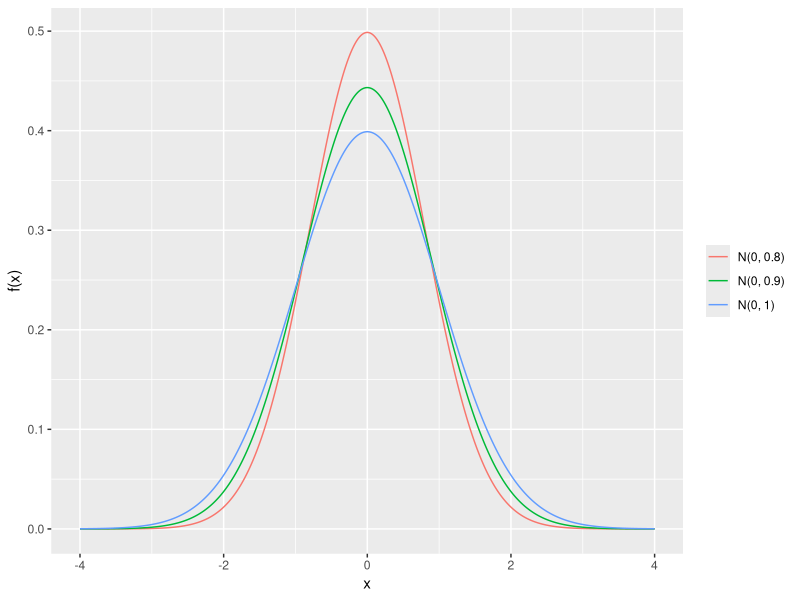

Source code (R):
## ---- chunk 1
#| echo: true
#| warning: false
#| message: false
library(ggplot2)
a <- seq(-4, 4, by = 0.001)
n <- length(a)
dados <- data.frame(
  distri = rep(c("N(0, 1)", "N(0, 0.9)", "N(0, 0.8)"), each = n),
  x = rep(a, 3),
  y = c(dnorm(a), dnorm(a, 0, 0.9), dnorm(a, 0, 0.8)))
ggplot(data = dados) + geom_line(aes(x, y, color = distri)) + 
  ylab("f(x)") + 
  theme(legend.title = element_blank()) 
## ---- chunk 2
#| echo: true
#| warning: false
#| message: false
library(car)
lin_estimator <- function(Z, X, Y) {
  X <- scale(X)
  n <- length(Y)
  p <- ncol(X)
  
  modelo <- lm(Y ~ Z*X)
  tau_lin <- coef(modelo)[2]
  v_ehw <- hccm(modelo)[2, 2]
  
  aux_beta <- matrix(coef(modelo)[-(1:(p + 2))], ncol = 1)
  v_super_pop <- v_ehw + t(aux_beta) %*% cov(X) %*% aux_beta / n
  
  out <- c(tau_lin, sqrt(v_ehw), sqrt(v_super_pop))
  return(out)
}
## ---- chunk 3
#| echo: true
#| warning: false
#| message: false
n <- 500
mc <- 2000

resultado <- matrix(NA, ncol = 3, nrow = mc)
for (i in 1:mc) {
  X <- matrix(rnorm(2*n), ncol = 2)
  Y1 <- X[, 1] + X[, 1]^2 + runif(n, -0.5, 0.5)
  Y0 <- X[, 2] + X[, 2]^2 + runif(n, -1, 1)
  Z <- rbinom(n, 1, 0.6)
  Y <- Z * Y1 + (1 - Z) * Y0
  resultado[i, ] <- lin_estimator(Z, X, Y)
}
## ---- chunk 4
#| echo: true
# Vies
mean(resultado[, 1])
# Desvio padrão empírico
sd(resultado[, 1])
# Desvio padrão EHW
mean(resultado[, 2])
# Desvio padrão EHW +  correção
mean(resultado[, 3])
# Cobertura: Intervalos EHW
mean((resultado[, 1] - 1.96*resultado[, 2]) * (resultado[, 1] + 1.96*resultado[, 2]) <= 0)
# Cobertura: Intervalos EHW +  correção
mean((resultado[, 1] - 1.96*resultado[, 3]) * (resultado[, 1] + 1.96*resultado[, 3]) <= 0)
